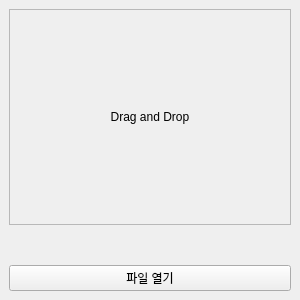
<?xml version="1.0" encoding="UTF-8"?>
<ui version="4.0">
 <class>MainWindow</class>
 <widget class="QMainWindow" name="MainWindow">
  <property name="geometry">
   <rect>
    <x>0</x>
    <y>0</y>
    <width>300</width>
    <height>300</height>
   </rect>
  </property>
  <property name="sizePolicy">
   <sizepolicy hsizetype="Fixed" vsizetype="Fixed">
    <horstretch>2</horstretch>
    <verstretch>0</verstretch>
   </sizepolicy>
  </property>
  <property name="minimumSize">
   <size>
    <width>300</width>
    <height>300</height>
   </size>
  </property>
  <property name="maximumSize">
   <size>
    <width>300</width>
    <height>300</height>
   </size>
  </property>
  <property name="windowTitle">
   <string>MainWindow</string>
  </property>
  <widget class="QWidget" name="centralwidget">
   <property name="minimumSize">
    <size>
     <width>300</width>
     <height>300</height>
    </size>
   </property>
   <property name="maximumSize">
    <size>
     <width>300</width>
     <height>300</height>
    </size>
   </property>
   <layout class="QVBoxLayout" name="verticalLayout_3" stretch="1,0,0">
    <item>
     <layout class="QVBoxLayout" name="verticalLayout">
      <property name="sizeConstraint">
       <enum>QLayout::SizeConstraint::SetDefaultConstraint</enum>
      </property>
      <item>
       <widget class="QFrame" name="frame">
        <property name="acceptDrops">
         <bool>true</bool>
        </property>
        <property name="styleSheet">
         <string notr="true">gridline-color: rgb(92, 191, 191);
border-color: rgb(109, 109, 109);</string>
        </property>
        <property name="frameShape">
         <enum>QFrame::Shape::StyledPanel</enum>
        </property>
        <property name="frameShadow">
         <enum>QFrame::Shadow::Raised</enum>
        </property>
        <layout class="QVBoxLayout" name="verticalLayout_2">
         <item>
          <widget class="QLabel" name="label">
           <property name="toolTip">
            <string>&lt;html&gt;&lt;head/&gt;&lt;body&gt;&lt;p&gt;ForceFileMover 1.0&lt;/p&gt;&lt;p&gt;1. 파일을 열거나 떨군다. &lt;/p&gt;&lt;p&gt;2. 파일 위치에 해당 파일명.csv로 새로운 파일이 생성된다.&lt;/p&gt;&lt;p&gt;3. csv 파일을 파일무버로 넘긴다.&lt;/p&gt;&lt;p&gt;4. 다른 망에서 다시 파일을 이걸로 연다. &lt;/p&gt;&lt;p&gt;5. 그럼 원본 파일로 복구된다.&lt;/p&gt;&lt;/body&gt;&lt;/html&gt;</string>
           </property>
           <property name="text">
            <string>Drag and Drop</string>
           </property>
           <property name="alignment">
            <set>Qt::AlignmentFlag::AlignCenter</set>
           </property>
          </widget>
         </item>
        </layout>
       </widget>
      </item>
     </layout>
    </item>
    <item>
     <widget class="QLabel" name="status">
      <property name="text">
       <string>&lt;html&gt;&lt;head/&gt;&lt;body&gt;&lt;p&gt;&lt;br/&gt;&lt;/p&gt;&lt;/body&gt;&lt;/html&gt;</string>
      </property>
      <property name="wordWrap">
       <bool>true</bool>
      </property>
     </widget>
    </item>
    <item>
     <widget class="QPushButton" name="openFile">
      <property name="text">
       <string>파일 열기</string>
      </property>
     </widget>
    </item>
   </layout>
  </widget>
 </widget>
 <resources/>
 <connections/>
</ui>
